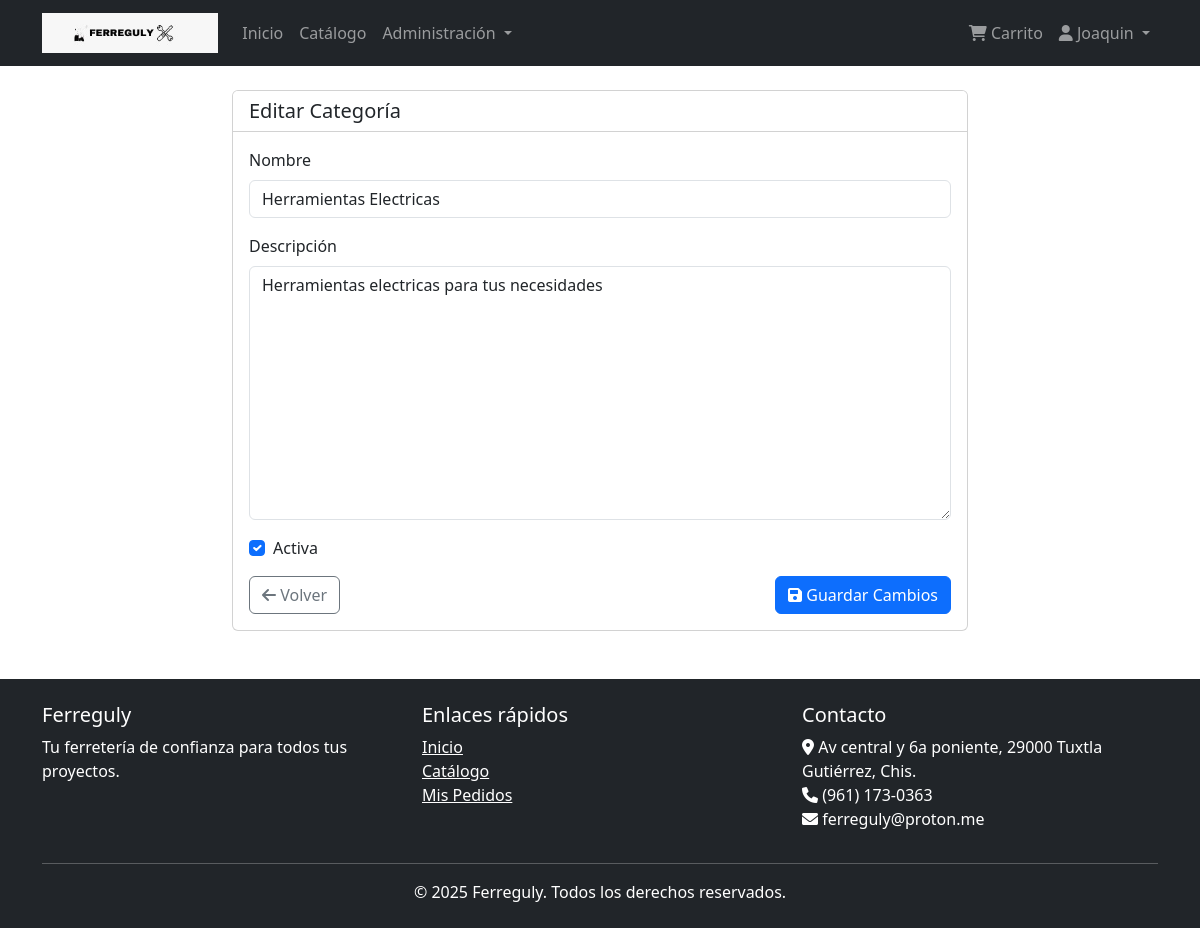
The page /productos/admin/categorias/editar/1/ (signed in) on the database its author committed.
### usuarios/models.py (models this page shows, shortened)
class Usuario(AbstractBaseUser, PermissionsMixin):
    id_usuario = models.AutoField(primary_key=True)
    nombre = models.CharField(max_length=35)
    apellidos = models.CharField(max_length=50)
    email = models.EmailField(max_length=45, unique=True)
    telefono = models.CharField(max_length=10, null=True, blank=True)
    tipo_usuario = models.CharField(
        max_length=15,
        choices=[('cliente', 'Cliente'), ('administrador', 'Administrador')],
        default='cliente'
    )
    fecha_registro = models.DateTimeField(default=timezone.now)
    activo = models.BooleanField(default=True)
    is_staff = models.BooleanField(default=False)
    is_active = models.BooleanField(default=True)
    USERNAME_FIELD = 'email'
    REQUIRED_FIELDS = ['nombre', 'apellidos']
    objects = UsuarioManager()
    class Meta:
        db_table = 'usuario'
        verbose_name = 'Usuario'
        verbose_name_plural = 'Usuarios'

### productos/models.py (models this page shows, shortened)
class Categoria(models.Model):
    id_categoria = models.AutoField(primary_key=True)
    nombre = models.CharField(max_length=35)
    descripcion = models.TextField(null=True, blank=True)
    activo = models.BooleanField(default=True)
    class Meta:
        db_table = 'categoria'
        verbose_name = 'Categoría'
        verbose_name_plural = 'Categorías'

### productos/views.py (the view, shortened to what this page needs)
# urls.py: path('admin/categorias/editar/<int:pk>/', views.CategoriaUpdateView.as_view(), name='categoria_editar'),
class CategoriaUpdateView(LoginRequiredMixin, UpdateView):
    model = Categoria
    form_class = CategoriaForm
    template_name = 'productos/admin/categorias/editar.html'
    success_url = reverse_lazy('categorias_lista')
    def dispatch(self, request, *args, **kwargs):
        if not request.user.tipo_usuario == 'administrador':
            messages.error(request, 'No tienes permisos para acceder a esta página')
            return redirect('inicio')
        return super().dispatch(request, *args, **kwargs)

### productos/forms.py
class CategoriaForm(forms.ModelForm):
    class Meta:
        model = Categoria
        fields = ['nombre', 'descripcion', 'activo']
    def __init__(self, *args, **kwargs):
        super().__init__(*args, **kwargs)
        for field in self.fields:
            self.fields[field].widget.attrs.update({'class': 'form-control'})
        self.fields['activo'].widget.attrs.update({'class': 'form-check-input'})

### templates/productos/admin/categorias/editar.html (shortened to what this page needs)
{% extends 'base.html' %}
{% block content %}
<div class="row justify-content-center">
    <div class="col-md-8">
        <div class="card">
            <div class="card-header bg-white">
                <h5 class="mb-0">Editar Categoría</h5>
            </div>
            <div class="card-body">
                <form method="post">
                    <div class="mb-3">
                        <label for="{{ form.nombre.id_for_label }}" class="form-label">Nombre</label>
                        {{ form.nombre }}
                    </div>
                    <div class="mb-3">
                        <label for="{{ form.descripcion.id_for_label }}" class="form-label">Descripción</label>
                        {{ form.descripcion }}
                    </div>
                    <div class="mb-3 form-check">
                        {{ form.activo }}
                        <label class="form-check-label" for="{{ form.activo.id_for_label }}">Activa</label>
                    </div>
                    <div class="d-flex justify-content-between">
                        <a href="{% url 'categorias_lista' %}" class="btn btn-outline-secondary">
                            <i class="fas fa-arrow-left"></i> Volver
                        </a>
                        <button type="submit" class="btn btn-primary">
                            <i class="fas fa-save"></i> Guardar Cambios
                        </button>
                    </div>
                </form>
            </div>
        </div>
    </div>
</div>
{% endblock %}

### templates/base.html (shortened to what this page needs)
{% load static %}
<!DOCTYPE html>
<html lang="es">
<head>
    <link href="https://cdn.jsdelivr.net/npm/bootstrap@5.3.0-alpha1/dist/css/bootstrap.min.css" rel="stylesheet">
    <link rel="stylesheet" href="https://cdnjs.cloudflare.com/ajax/libs/font-awesome/6.0.0/css/all.min.css">
</head>
<body>
    <nav class="navbar navbar-expand-lg navbar-dark bg-dark">
        <div class="container">
            <a class="navbar-brand" href="{% url 'inicio' %}">
                <img src="{% static 'img/ferreguly.jpeg' %}" alt="Ferreguly Logo" style="height: 40px; width: auto;">
            </a>
            <div class="collapse navbar-collapse" id="navbarNav">
                <ul class="navbar-nav me-auto">
                    <li class="nav-item">
                        <a class="nav-link" href="{% url 'inicio' %}">Inicio</a>
                    </li>
                    <li class="nav-item">
                        <a class="nav-link" href="{% url 'catalogo' %}">Catálogo</a>
                    </li>
                    {% if user.is_authenticated %}
                        {% if user.tipo_usuario == 'administrador' %}
                            <li class="nav-item dropdown">
                                <a class="nav-link dropdown-toggle" href="#" role="button" data-bs-toggle="dropdown">
                                    Administración
                                </a>
                            </li>
                        {% endif %}
                    {% endif %}
                </ul>
                <ul class="navbar-nav">
                    {% if user.is_authenticated %}
                        <li class="nav-item">
                            <a class="nav-link" href="{% url 'carrito_lista' %}">
                                <i class="fas fa-shopping-cart"></i> Carrito
                            </a>
                        </li>
                        <li class="nav-item dropdown">
                            <a class="nav-link dropdown-toggle" href="#" role="button" data-bs-toggle="dropdown">
                                <i class="fas fa-user"></i> {{ user.nombre }}
                            </a>
                        </li>
                    {% endif %}
                </ul>
            </div>
        </div>
    </nav>
    <main class="container my-4">
        {% block content %}{% endblock %}
    </main>
    <footer class="bg-dark text-white py-4 mt-5">
        <div class="container">
            <div class="row">
                <div class="col-md-4">
                    <h5>Ferreguly</h5>
                    <p>Tu ferretería de confianza para todos tus proyectos.</p>
                </div>
                <div class="col-md-4">
                    <h5>Enlaces rápidos</h5>
                    <ul class="list-unstyled">
                        <li><a href="{% url 'inicio' %}" class="text-white">Inicio</a></li>
                        <li><a href="{% url 'catalogo' %}" class="text-white">Catálogo</a></li>
                        {% if user.is_authenticated %}
                            <li><a href="{% url 'pedidos_lista' %}" class="text-white">Mis Pedidos</a></li>
                        {% else %}
                            <li><a href="{% url 'login' %}" class="text-white">Iniciar Sesión</a></li>
                        {% endif %}
                    </ul>
                </div>
                <div class="col-md-4">
                    <h5>Contacto</h5>
                    <address>
                        <i class="fas fa-map-marker-alt"></i> Av central y 6a poniente, 29000 Tuxtla Gutiérrez, Chis.<br>
                        <i class="fas fa-phone"></i> (961) 173-0363<br>
                        <i class="fas fa-envelope"></i> ferreguly@proton.me
                    </address>
                </div>
            </div>
            <hr>
            <div class="row">
                <div class="col-12 text-center">
                    <p class="mb-0">&copy; {% now "Y" %} Ferreguly. Todos los derechos reservados.</p>
                </div>
            </div>
        </div>
    </footer>
</body>
</html>

### rows shown on the page
Usuario: nombre "Joaquin"
Categoria: nombre "Herramientas Electricas", descripcion "Herramientas electricas para tus necesidades", activo "☑"
